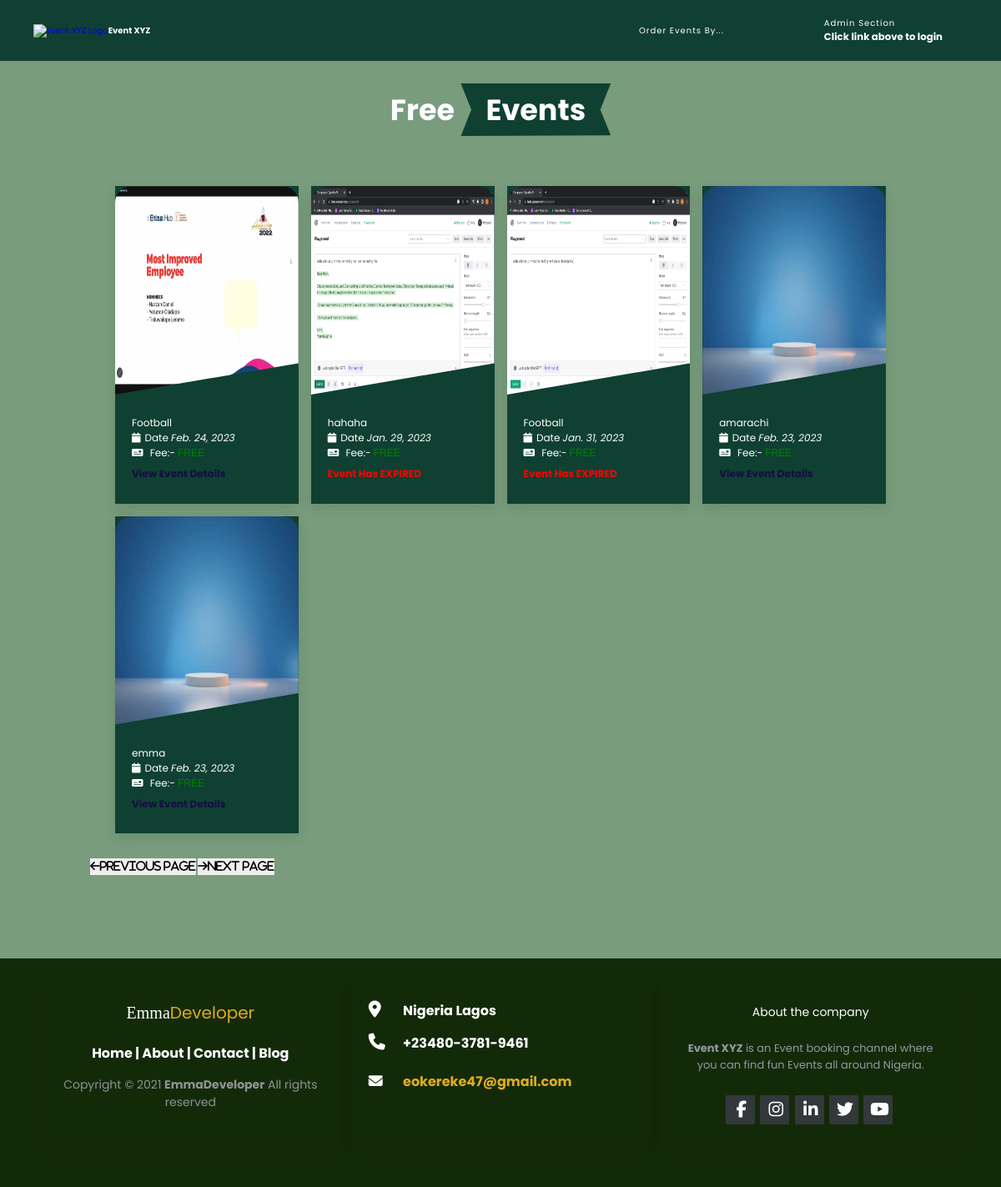
The app's page /free_event_page/, older data.
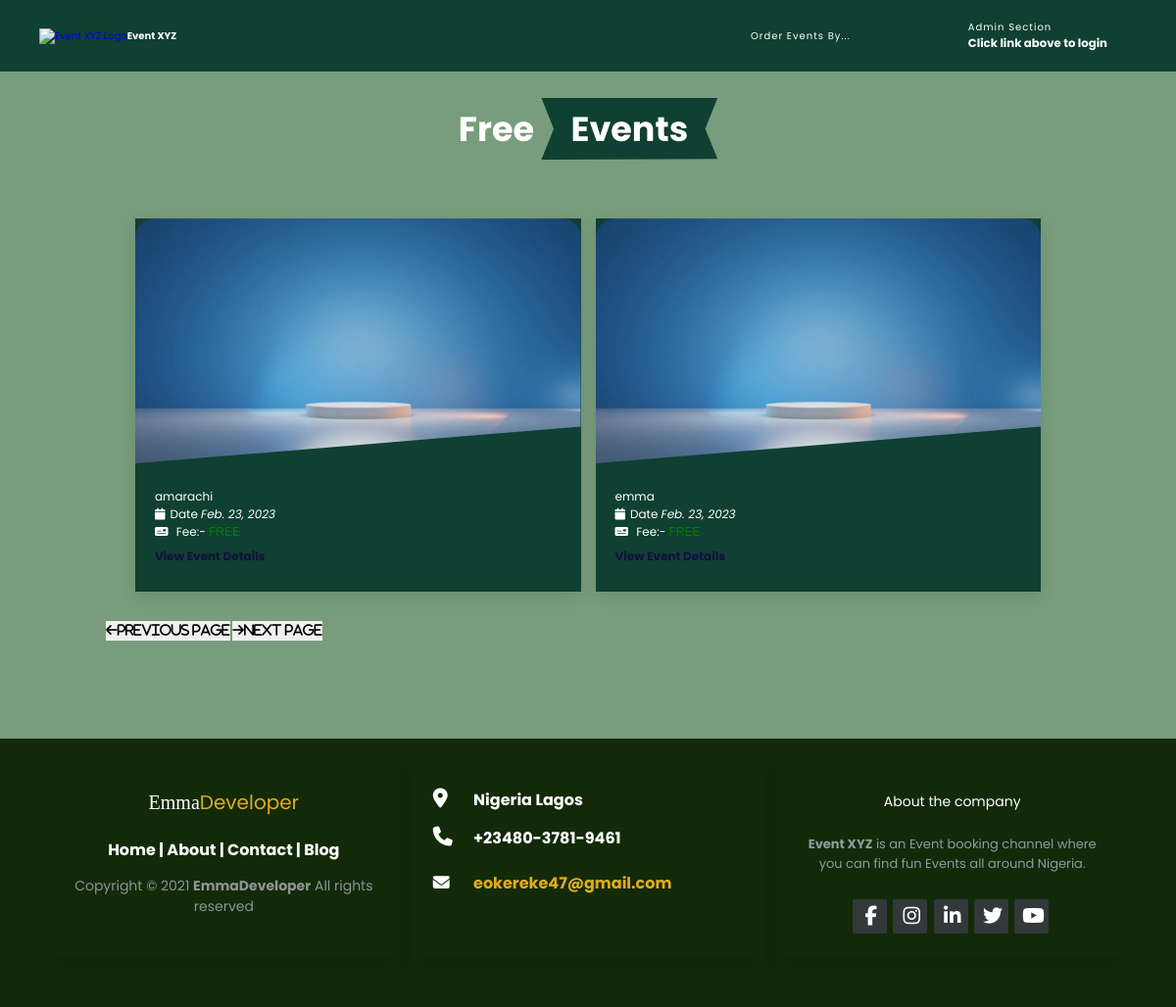
The same page, newer data.
### AdminSection/models.py (models this page shows, shortened)
class Event(models.Model):
    event_name = models.CharField(max_length=100)
    location = models.CharField(max_length=100)
    price = models.CharField(max_length=100, blank=True, null=True,)
    space_capacity = models.IntegerField(blank=True, null=True,)
    description = models.TextField(max_length=5000, blank=True, null=True,)
    event_date = models.DateField(null=True, blank=True)
    event_time = models.TimeField(null=True, blank=True)
    event_end_date = models.DateTimeField(null=True, blank=True)
    bookings = models.IntegerField(default=0)
    slot_left = models.IntegerField(default=0)
    header_images = models.ImageField(null=True, blank=True, upload_to="images/")
    is_cancelled = models.BooleanField(default=False)
    def expired_event(self):
        mydate = timezone.now().date()
        if mydate > self.event_date:
            return True

### UserSection/views.py (the view)
# urls.py: path("free_event_page/", UserFreeEventView.as_view(), name="free_event_page"),
class UserFreeEventView(ListView):
    model = Event
    template_name = "user-free-event-page.html"

### UserSection/templates/user-free-event-page.html
{%extends 'home.html' %}
{%block home%}
<section class="blogs" id="blogs">
    <h1 class="heading"> Free <span>Events</span> </h1>
    <div class="box-container">
        {% for event in object_list %}
        {%if event.price == NULL%}
        <div class="box" >
            <a href="{%url 'free_event_details_page' event.pk%}">
            <img src="{{event.header_images.url}}" alt="">
            <div class="content">
                <div class="icons">
                    <p>{{event.event_name}} </p>
                </div>
                <div class="icons">
                   <p><i class="fas fa-calendar"></i>Date <i>{{event.event_date}}</i> </p>
                </div>
                {%if event.price%}
                <div class="icons">
                    <p><i class="fas fa-money-check"></i>Fee <i>N5000</i> </p>
                 </div>
                 {%else%}
                 <div class="icons">
                    <p><i class="fas fa-money-check"></i> Fee:- <span style="color: green; font: 1em sans-serif;;">FREE</span> </p>
                 </div>
                 {%endif%}
                 {%if not event.expired_event%}
                    <h3>View Event Details</h3>
                 {%else%}
                    <h3 style="color:red;" >Event Has EXPIRED</h3>
                {%endif%}
            </div>
            </a>
        </div>
        {%endif%}
        {%endfor%}
    </div>
    <div class="next_btn">
        <button class="p_btn"><i class="fa fa-arrow-left">Previous Page</i></button>
        <button class="n_btn"> <i class="fa fa-arrow-right">Next Page</i></button>
    </div>
</section>
{%endblock%}

Row changes from the older to the newer data that the page shows:
removed Event: header_images (picture), event_name "Football", event_date "Feb. 24, 2023", shows "Fee:-", shows "View Event Details"
removed Event: header_images (picture), event_name "hahaha", event_date "Jan. 29, 2023", shows "Fee:-", shows "Event Has EXPIRED"
removed Event: header_images (picture), event_name "Football", event_date "Jan. 31, 2023", shows "Fee:-", shows "Event Has EXPIRED"
